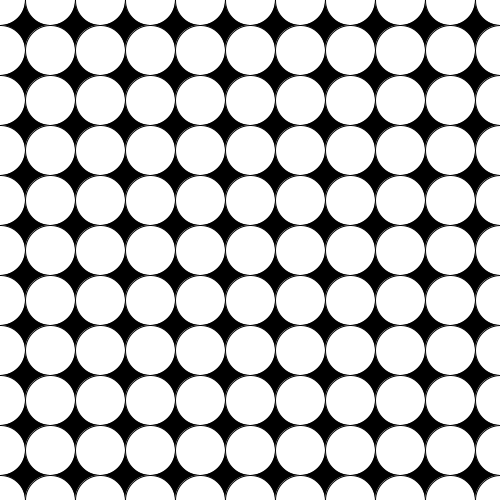
Frame 1 (no input)
Frame 60 (the mouse pressed at the canvas centre just before this capture): identical to frame 1, image omitted
Frame 120 (the mouse held since frame 60 and released just before this capture): identical to frame 1, image omitted

The Processing sketch that drew this single still picture (run headless with seeded random() and noise(); from frame 60 on, the mouse is pressed at the canvas centre):

// Processing sketch: demo5_nested_loops
// ── demo5_nested_loops.pde
void setup() {
  size (500, 500);
}

void draw() {
  background(0);
  
  for (int x=0; x<=width; x+=50) {
    for (int y=0; y<=height; y+=50){
      ellipse (x, y, 50, 50);
    }
  }
}
